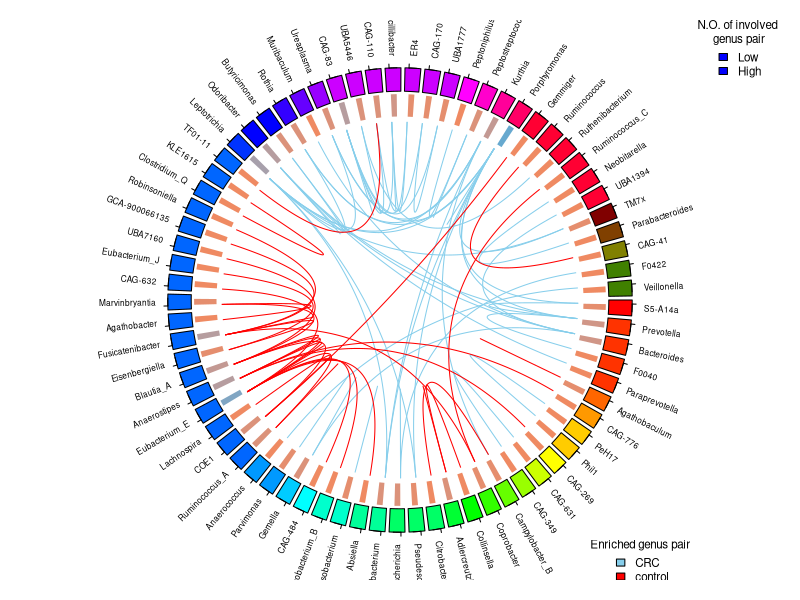

This chart was generated by the following R code: (Note: this script raises an error after producing the figure.)
library(circlize)

pdf(file="diff_pair_matrix.pdf", width=7, height=7, onefile=FALSE)

circos.par("canvas.xlim" = c(-1.5, 1.5))

df<-read.table("association/diff_pair_genus_CRC_control.csv", sep=",", header=TRUE)
df$length <- jitter(df$length, amount = 0.05)
circos.initialize(df$genus, xlim = c(0, nrow(df)))

unique_families <- unique(df$family)
# Create a named vector of colors where the names correspond to unique values in the "family" column
family_colors <- setNames(c("#FF0000", "#FF3300", "#FF6600", "#FF9900", "#FFCC00", "#FFFF00", "#CCFF00", "#99FF00", "#66FF00", "#33FF00", "#00FF00", "#00FF33", "#00FF66", "#00FF99", "#00FFCC", "#00FFFF", "#00CCFF", "#0099FF", "#0066FF", "#0033FF", "#0000FF", "#3300FF", "#6600FF", "#9900FF", "#CC00FF", "#FF00FF", "#FF00CC", "#FF0099", "#FF0066", "#FF0033", "#800000", "#804000", "#808000", "#408000", "#008000", "#008040", "#008080", "#004080", "#000080", "#400080", "#800080", "#FF99CC")[1:length(unique_families)], unique_families)


circos.track(df$genus, y = df$length,
             panel.fun = function(position, freqency) {
               circos.text(CELL_META$xcenter, CELL_META$cell.ylim[2] + mm_y(3), CELL_META$sector.index, facing = "clockwise", niceFacing = TRUE, cex=0.5, adj = c(0, 0.5))
               circos.axis(labels.cex = 0.3, labels = FALSE)
             },track.height = 0.1,
             bg.col = family_colors[df$family]
             #,bg.col = adjustcolor(df$color, alpha.f = 0.7),
)

hist<-read.table("association/diff_pair_genus_hist_CRC_control.csv", sep=",", header=TRUE)
#col_fun = colorRamp2(c(1, 10), c("red", "blue"))
# col_fun <- colorRamp2(
#   c(1, 5, 10), 
#   c("#ef8a62", "#f7f7f7", "#67a9cf")
# )
col_fun <- colorRamp2(
  c(min(hist$value1), max(hist$value1)),
  c("#ef8a62", "#67a9cf")
)
circos.genomicHeatmap(hist, col=col_fun, side = "inside", border = "white", connection_height=NULL, heatmap_height = 0.1)

bed1<-read.table("association/diff_pair_genus_bed1_CRC_control.csv", sep=",", header=TRUE)
bed2<-read.table("association/diff_pair_genus_bed2_CRC_control.csv", sep=",", header=TRUE)

bed3<-read.table("association/diff_pair_genus_bed3_CRC_control.csv", sep=",", header=TRUE)
bed4<-read.table("association/diff_pair_genus_bed4_CRC_control.csv", sep=",", header=TRUE)


circos.genomicLink(bed1, bed2, col = "skyblue", border = NA)
circos.genomicLink(bed3, bed4, col = "red", border = NA)

color_palette <- colorRampPalette(c("#ef8a62", "#f7f7f7", "#67a9cf"))
legend_labels <- c("Low", "High")
legend_values <- c(min(hist$value1), median(hist$value1), max(hist$value1))
#legend(x=1, y= 1.3, legend = paste(legend_labels, ": ", legend_values), fill = color_palette(3), bty = "n", title = "N.O. of involved\n genus pair", cex = 0.7)
#legend(x=1, y= 1.3, legend = c("Low", "Medium",  "High"), fill = color_palette(3), bty = "n", title = "N.O. of involved\n genus pair", cex = 0.7)
legend_range <- c(min(hist$value1), max(hist$value1))


legend(x=0.8, y= -1, legend = c("CRC", "control"),
       fill = c("skyblue", "red"), bty = "n", ncol = 1, title = "Enriched genus pair", cex = 0.7) #, cex = 0.7


colorPalette <- colorRampPalette(c("blue", "red"))
# Create the gradient legend
legend("topright", legend = legend_labels, fill = colorPalette(100), 
       title = "N.O. of involved\n genus pair", bty = "n", cex = 0.7)

# Add the gradient color bar
colorbar <- image(legend_range, 1, col = colorPalette(100), 
                  add = TRUE, xlab = "", ylab = "", axes = FALSE)



dev.off()
